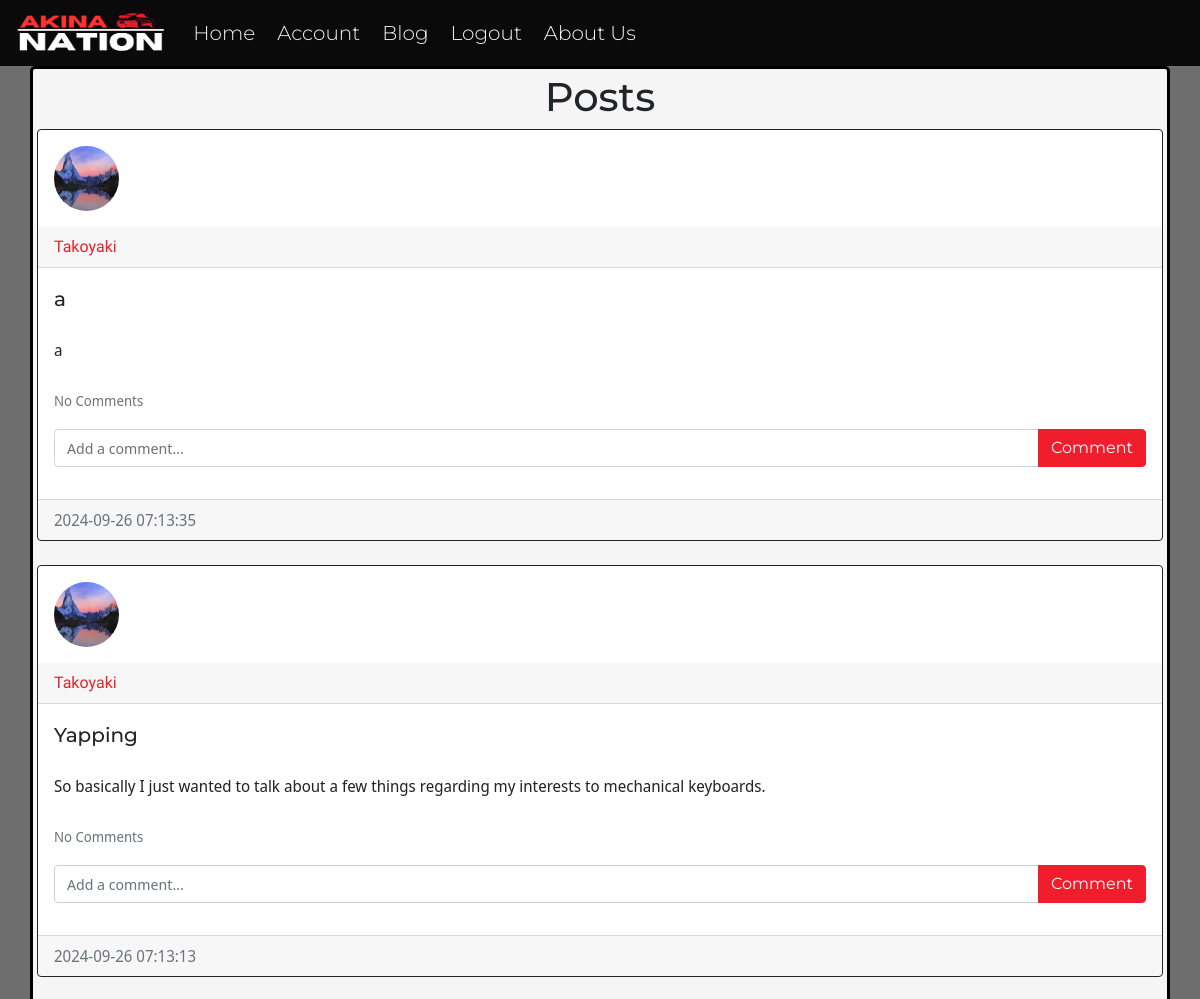
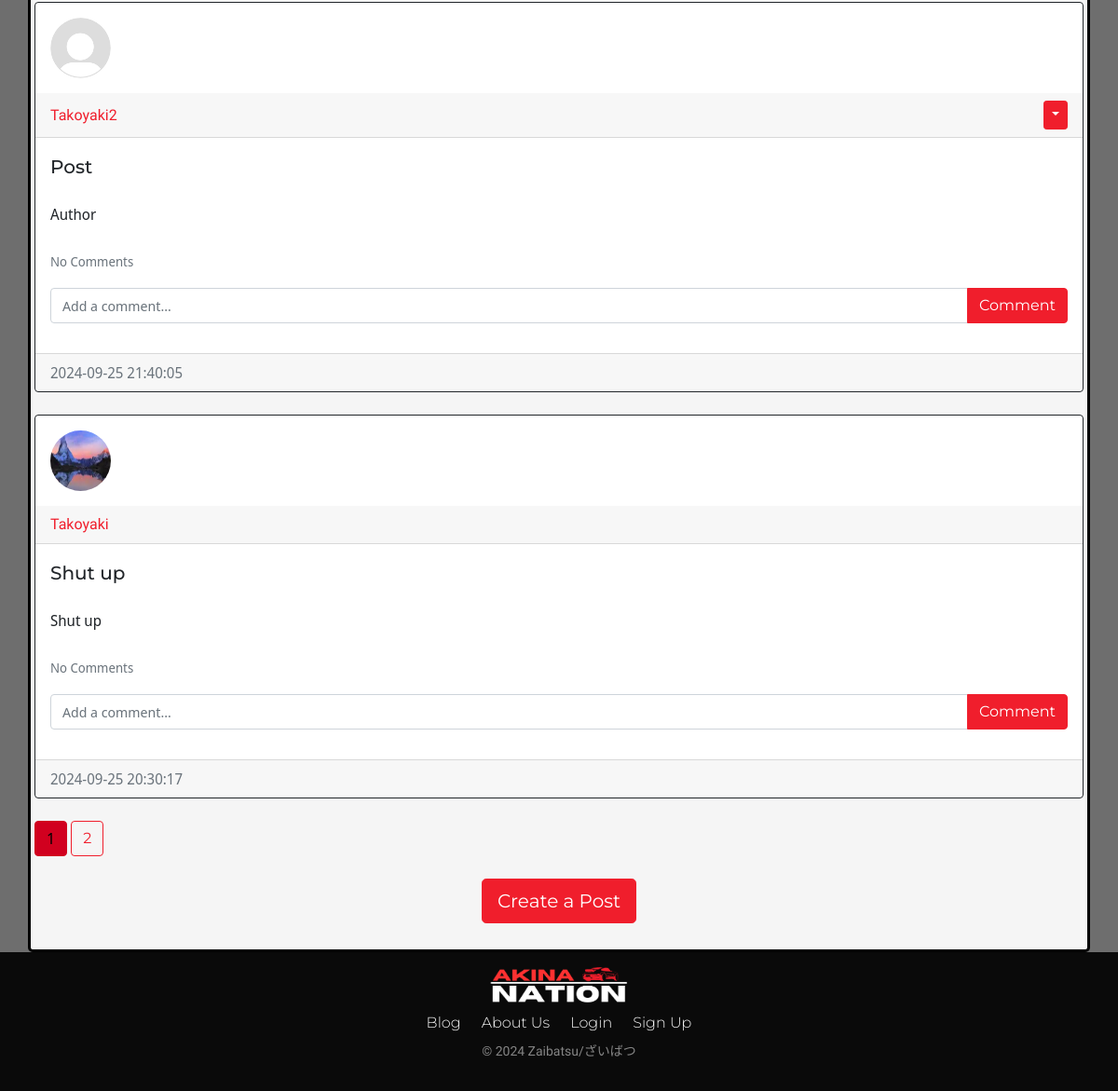
Screenshot of /blog (signed in) with the database file from the repository (2 pictures, top to bottom).
### website/models.py (models this page shows)
class Post(db.Model):
    id = db.Column(db.Integer, primary_key=True)
    title = db.Column(db.String(100), nullable=False)
    text = db.Column(db.Text, nullable=False)
    date_created = db.Column(db.DateTime(timezone=True), default=func.now())
    author = db.Column(db.Integer, db.ForeignKey('user.id', ondelete="CASCADE"), nullable=False)
    comments= db.relationship('Comment', backref='post', passive_deletes=True)

class User(db.Model, UserMixin):
    id = db.Column(db.Integer, primary_key=True)
    email = db.Column(db.String(150), unique=True)
    username = db.Column(db.String(150), unique=True)
    password = db.Column(db.String(150))
    image_file = db.Column(db.String(20), nullable=False, default='default.png')
    date_created = db.Column(db.DateTime(timezone=True), default=func.now())
    posts = db.relationship('Post', backref='user', passive_deletes=True)
    comments= db.relationship('Comment', backref='user', passive_deletes=True)

### website/views.py (the view)
@views.route("/blog")
@login_required
def blog():
    page = request.args.get('page', 1, type=int)
    posts = Post.query.order_by(Post.date_created.desc()).paginate(page=page, per_page=4)
    return render_template("blog.html", user=current_user, posts=posts)

### website/__init__.py (called while the page is built)
def create_app():
    app = Flask(__name__, static_folder='static')
    app.config['SECRET_KEY'] = "lNJrn@]@neV]O.h"
    app.config['SQLALCHEMY_DATABASE_URI'] = f'sqlite:///{DB_NAME}'
    db.init_app(app)
    from .views import views
    from .auth import auth
    app.register_blueprint(views, url_prefix="/")
    app.register_blueprint(auth, url_prefix="/")
    from .models import User, Post, Comment
    with app.app_context():
        db.create_all()
    login_manager = LoginManager()
    login_manager.login_view = "auth.login"
    login_manager.init_app(app)
    @login_manager.user_loader
    def load_user(id):
        return User.query.get(int(id))
    return app

### website/templates/blog.html
{% extends "posts_div.html" %} {% block title %} Blog {% endblock %}

### website/templates/posts_div.html (shortened to what this page needs)
{% extends "template.html" %} {% block title %}Home{% endblock %}
{% block content %}
<h1 align="center">{% block header %}Posts{% endblock %}</h1>
<div id="posts">
	{% for post in posts %}
	<div class="card border-dark">
    <img class="rounded-circle article-img" src="{{ url_for('static', filename='profile_pics/' + post.user.image_file) }}">
		<div class="card-header d-flex justify-content-between align-items-center">
			<a class="post-username" href="/posts/{{post.user.username}}">{{post.user.username}}</a>
				<div>
					{% if user.id == post.author %}
					<div class="btn-group">
						<button type="button" class="btn btn-sm btn-primary dropdown-toggle" data-bs-toggle="dropdown"></button>
					</div>
					{% endif %}
				</div>
      </div>
			<div class="card-body">
        <div class="card-text post-title">{{post.title}}</div>
				<br />
				<div class="card-text post-content">{{post.text}}</div>
				<br />
        <p class="card-text">
          {% if post.comments|length > 0 %}
          <a data-bs-toggle="collapse" href="#comments-{{post.id}}" role="button">
            <small id="numberComments">View {{post.comments|length}} Comments</small>
          </a>
          {% else %}
          <small class="text-muted" id="noneComments">No Comments</small>
          {% endif %}
        </p>
        <form
          class="input-group mb-3"
          method="POST"
          action="/create-comment/{{post.id}}"
        >
          <input
            type="text"
            id="commentInput"
            name="text"
            class="form-control"
            placeholder="Add a comment..."
          />
          <button type="submit" class="btn btn-primary">Comment</button>
        </form>
			</div>
			<div class="card-footer text-muted">{{post.date_created}}</div>
	  </div>
	<br />
  {% endfor %}
</div>
  {% for page_num in posts.iter_pages(left_edge=1, right_edge=1, left_current=1, right_current=2) %}
    {% if page_num %}
      {% if posts.page == page_num %}
        <a class="btn btn-info mb-4" href="{{ url_for('views.blog', page=page_num)}}">{{ page_num }}</a>
      {% else %}
        <a class="btn btn-outline-info mb-4" href="{{ url_for('views.blog', page=page_num)}}">{{ page_num }}</a>
      {% endif %}
    {% endif %}
  {% endfor%}
{% block footer %}
<br>
<div align="center">
	<a href="/create-post">
		<button type="button" class="btn btn-primary btn-lg">
			Create a Post
		</button>
	</a>
</div>
<br/>
{% endblock %} {% endblock %}

### website/static/styles.css (style rules this page uses)
p { font-size: 18px; font-family: 'Noto Sans Display'; }
.text-muted { font-family: 'Noto Sans Display'; }
h1 { font-family: "Montserrat" }
a { color:#f01e2c; }
body { min-height: 100vh; background-color: #6e6e6e; }
.btn-primary { background-color:#f01e2c; border-color:#f01e2c; font-family: 'Montserrat'; }
.btn-outline-info { color:#f01e2c; border-color:#f01e2c; font-family: 'Montserrat'; }
.btn-info { background-color:#d1001f; border-color:#d1001f; }
.form-control { font-family: 'Noto Sans Display'; }
.post-username { font-family: 'Zen Kaku Gothic New'; color:#f01e2c; text-decoration: none; font-weight: 500; }
.post-title { font-family: 'Montserrat'; font-size: 20px; font-weight: 500; }
.post-content { font-family: 'Noto Sans Display'; font-weight: 400; }
#noneComments { font-size:14px; }
#commentInput { font-size:15px; }
.article-img { height: 65px; width: 65px; margin: 16px; }

### rows the page displays
Post: image_file (picture), user.username "Takoyaki", title "a", text "a", date_created "2024-09-26 07:13:35"
Post: image_file (picture), user.username "Takoyaki", title "Yapping", text "So basically I just wanted to talk about a few things regarding my interests to mechanical keyboards.", date_created "2024-09-26 07:13:13"
Post: image_file (placeholder picture), user.username "Takoyaki2", title "Post", text "Author", date_created "2024-09-25 21:40:05"
Post: image_file (picture), user.username "Takoyaki", title "Shut up", text "Shut up", date_created "2024-09-25 20:30:17"

### other values shown
{{ page_num }} "1"
{{ page_num }} "2"
